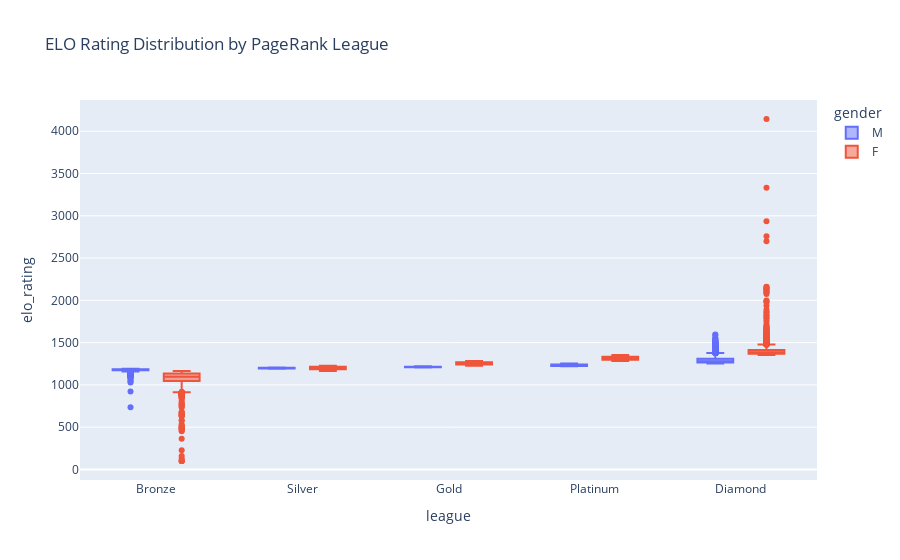

The code cell stored with this chart in its notebook:
### Code cell
# Box plot of ELO ratings by PageRank league
user_pd_league = user_gdf[['elo_rating', 'league', 'gender']].dropna().to_pandas()

fig = px.box(
    user_pd_league,
    x='league',
    y='elo_rating',
    color='gender',
    title='ELO Rating Distribution by PageRank League',
    category_orders={'league': ['Bronze', 'Silver', 'Gold', 'Platinum', 'Diamond']}
)
fig.show()

### Figure 1 — Plotly figure (JSON) as saved in the notebook; plotly's stock layout.template omitted (floating-point values rounded to 4 significant figures; data arrays with more than 128 entries replaced by an {"elided": "..."} marker saying what was removed)
{"data": [{"alignmentgroup": "True", "hovertemplate": "gender=M<br>league=%{x}<br>elo_rating=%{y}<extra></extra>", "legendgroup": "M", "marker": {"color": "#636efa"}, "name": "M", "notched": false, "offsetgroup": "M", "orientation": "v", "showlegend": true, "type": "box", "x": {"elided": "56701 str values"}, "x0": " ", "xaxis": "x", "y": {"elided": "56701 float values"}, "y0": " ", "yaxis": "y"}, {"alignmentgroup": "True", "hovertemplate": "gender=F<br>league=%{x}<br>elo_rating=%{y}<extra></extra>", "legendgroup": "F", "marker": {"color": "#EF553B"}, "name": "F", "notched": false, "offsetgroup": "F", "orientation": "v", "showlegend": true, "type": "box", "x": {"elided": "33382 str values"}, "x0": " ", "xaxis": "x", "y": {"elided": "33382 float values"}, "y0": " ", "yaxis": "y"}], "layout": {"boxmode": "group", "legend": {"title": {"text": "gender"}, "tracegroupgap": 0}, "title": {"text": "ELO Rating Distribution by PageRank League"}, "xaxis": {"anchor": "y", "categoryarray": ["Bronze", "Silver", "Gold", "Platinum", "Diamond"], "categoryorder": "array", "domain": [0, 1], "title": {"text": "league"}}, "yaxis": {"anchor": "x", "domain": [0, 1], "title": {"text": "elo_rating"}}}}
